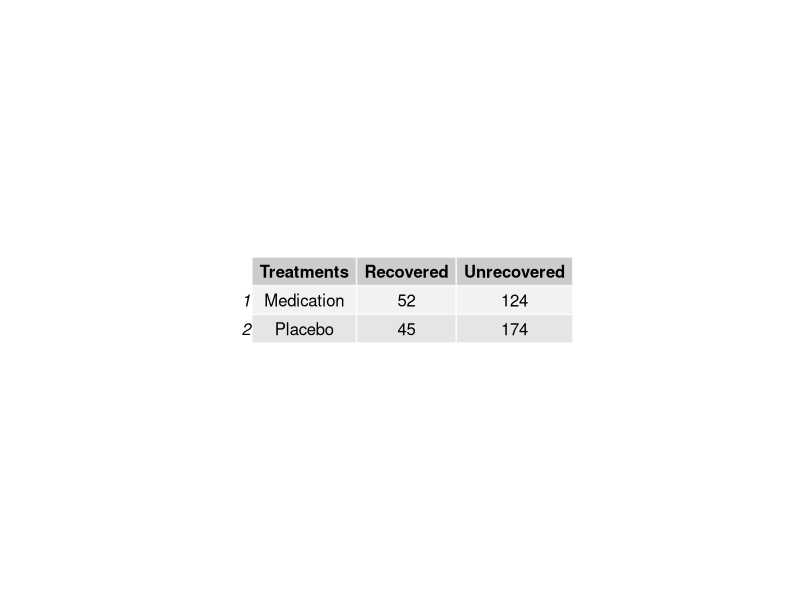
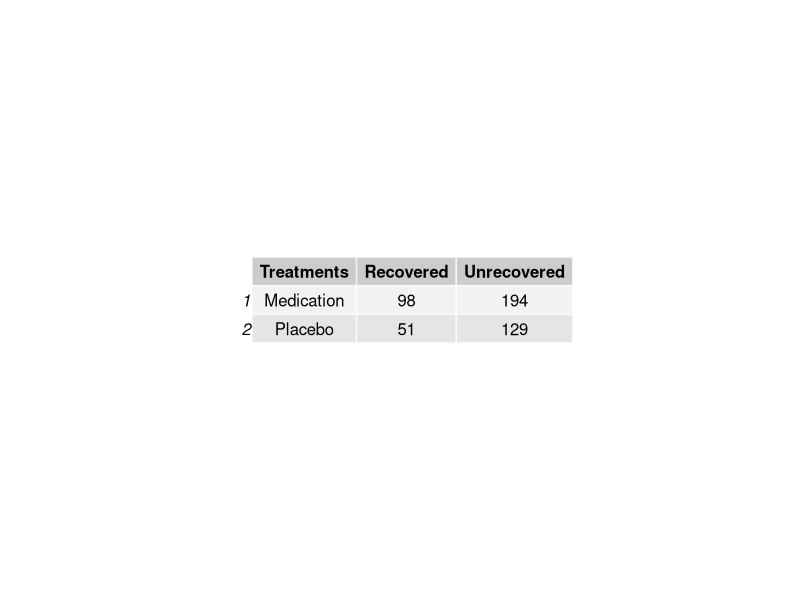
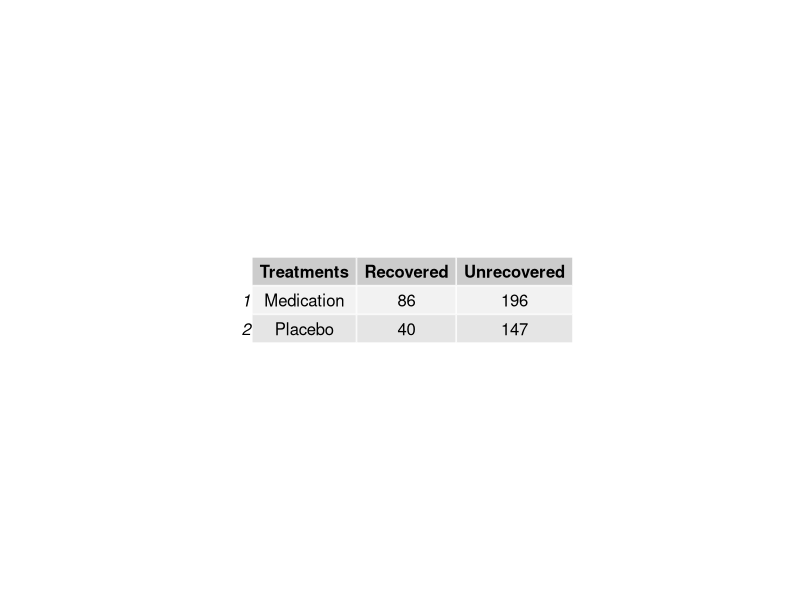
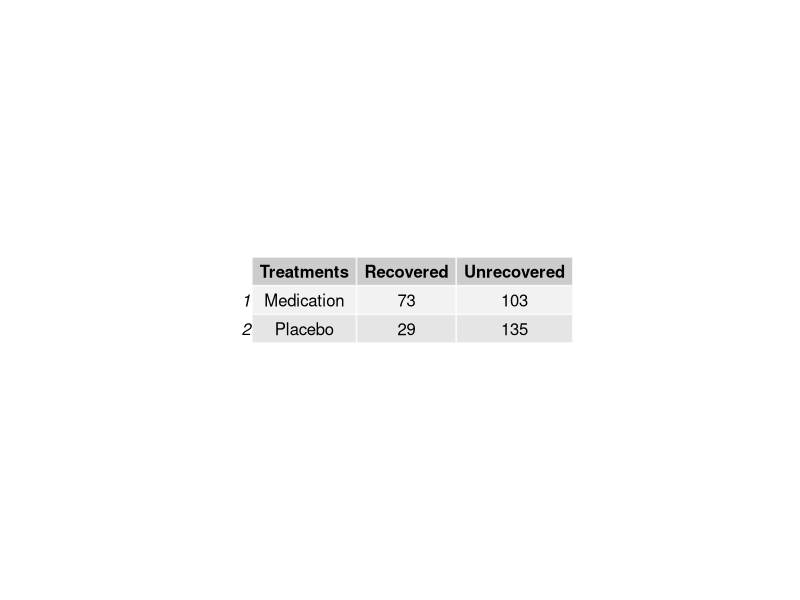
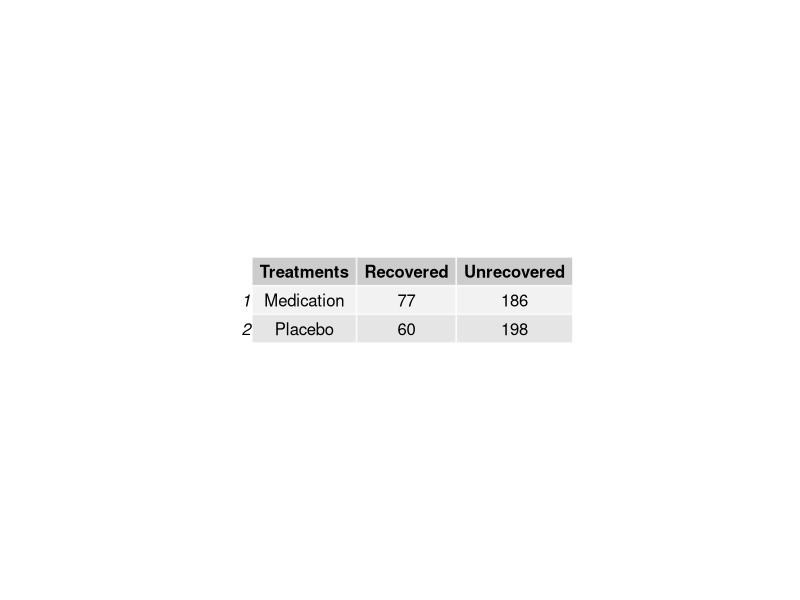
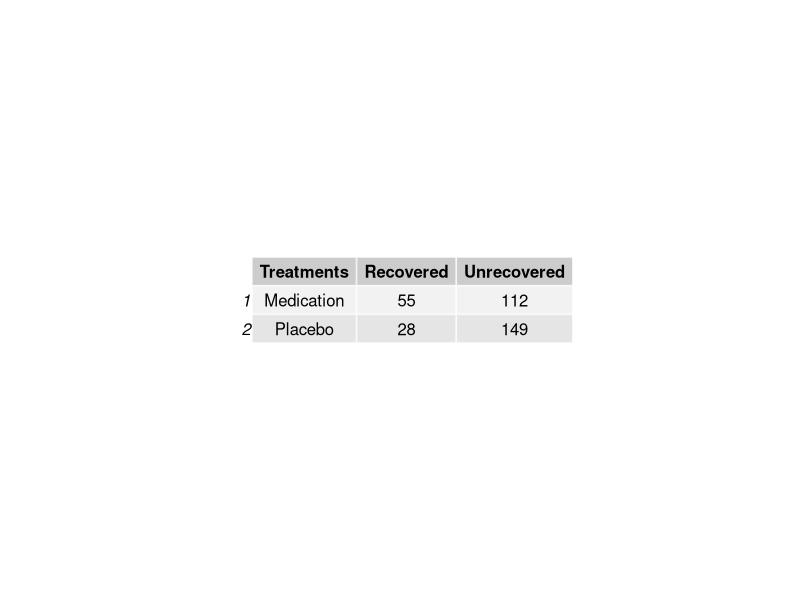
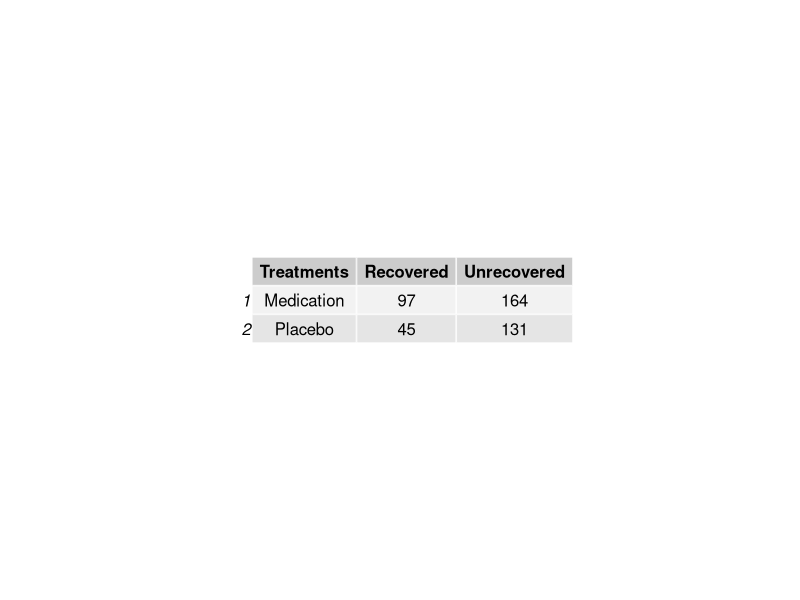
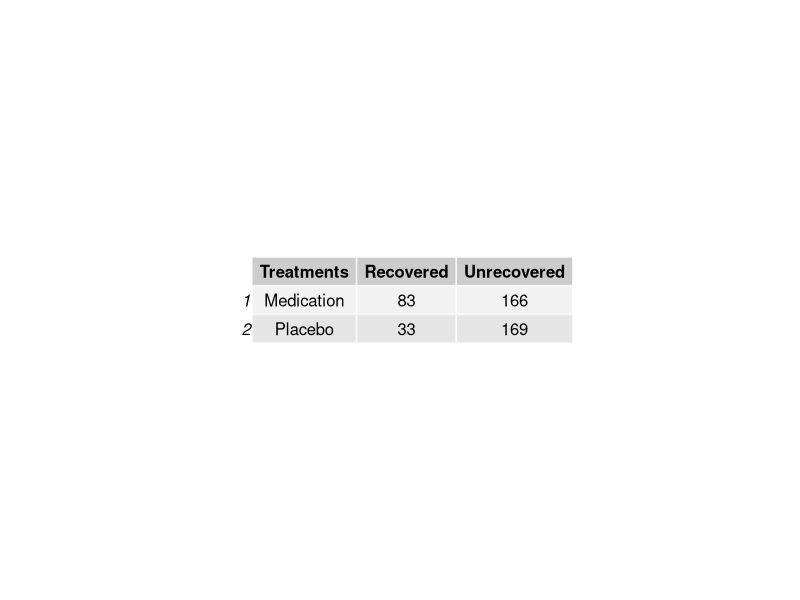

Source code (R) for these figures, in order: (Note: this script raises an error after producing the figures.)
##### RRCIMC1 #####
library(gridExtra) # the pacakge needed for this particular question to create multiple grid-level plots in a page
RRCIMC1= function(
title = "RRCIMC1", # Question-bank title that will be easily viewable in e-learning
n = 200, # Number of questions to generate
type = "MC", # The question type, one of many possible types on e-learning
answers = 5, # Number of answers per MC question
points.per.q = 4, # Number of points the question is worth (on the test)
difficulty = 1, # An easily viewable difficulty level on e-learning
quest.txt1 = "Both a new medication and placebo were administered to two separate groups of subjects. The subjects were monitored for recovery from an illness and the results were recorded in the 2x2 contingency table above. What is the 95% CI for the risk ratio given recovery in subjects who received the medication vs. those who received the placebo?", # The above text is the static text for the question
Treatments = c("Medication", "Placebo"), #creating a vector of the treatment characters in the question
digits = 2, # This is the number of decimal places to round off the data
loc.path = "/Users/josephyang/Desktop/School Stuff/STAT 1600/Course Development/Question Generators/Stat1600-QGen/RRCIMC1 images/", # This is the local path used to store any randomly generated image files
e.path = "Images/", # This is the path on e-learning used to store any above-implemented image files
hint = "You can follow your a, b, c, d formula given in lectures and the coursepack.", # This is a student hint, visible to them during the exam on e-learning
feedback = "RR = a/(a+b)/(c/(c+d)). SE = sqrt(1/a + 1/c - 1/(a+b) - 1/(c+d)). ME for ln(RR) = 1.96*SE." # This is student feedback, visible after the exam
)
{
param <- c("NewQuestion","ID","Title","QuestionText","Points","Difficulty", "Image",
           rep("Option", answers),"Hint","Feedback") # These are setting row names for the CSV file
questions <- data.frame() # This opens a data frame to store the randomly generated questions below
for(i in 1:n)
{
  ID <- paste(title, i, sep = "-") # The ID of the specific question within the bank, title + question number in the loop
  points <- sample(c(rep(0,answers-1),100),replace=F) # The proportion of points assigned to each possible answer, 1 if correct or 0 if incorrect
  corr.ind <- 7 + which.max(points) # This is the row index of the correct answer
  Recovered <- c(sample(50:100, size = 1), sample(25:75, size = 1))
  Unrecovered <- sample(100:200, size = 2)
  data <- data.frame(Treatments, Recovered, Unrecovered, stringsAsFactors = FALSE) # This is how we're randomly generating data frame for this question
  lb <- round(exp(log(data[1,2]/(data[1,2]+data[1,3])/(data[2,2]/(data[2,2]+data[2,3]))) - 1.96*sqrt(1/data[1,2] + 1/data[2,2]- 1/(data[1,2]+data[1,3]) - 1/(data[2,2]+data[2,3]))),
              digits = digits) # creating lower bound of the 95% confidence interval
  ub <- round(exp(log(data[1,2]/(data[1,2]+data[1,3])/(data[2,2]/(data[2,2]+data[2,3]))) + 1.96*sqrt(1/data[1,2] + 1/data[2,2]- 1/(data[1,2]+data[1,3]) - 1/(data[2,2]+data[2,3]))),
              digits = digits) # creating upper bound of the 95% confidence interval
  corr.ans <- paste("(", paste(lb, ub, sep = ", "), ")", sep = "") # this is the correct answer to the question
  up.min <- round(ub + .08, digits) # This is the minimum value for incorrect answers above the correct answer
  down.max <- round(lb - .08, digits) # This is the maximum value for incorrect answers below the correct answer
  if(lb <= .4){
    seq1 <- seq(up.min, 5 + 10^-digits, 10^-digits) # generating minimum values for incorrect answers above the correct answer within a certain limit
    mat1 <- expand.grid(seq1,seq1) # creating a data frame from the combinations of minimum values for incorrect answers above the correct answer within a certain limit
    mat1 <- mat1[mat1[,1] < mat1[,2], ]
    ans.txt1 <- mat1[sample(nrow(mat1), size = answers), ]}
  else{if(ub >= 3.2){
    seq2 <- seq(-0.1 - 10^-digits, down.max, 10^-digits) # generating maximum values for incorrect answers below the correct answer within a certain limit
    mat2 <- expand.grid(seq2,seq2) # creating a data frame from the combinations of maximum values for incorrect answers below the correct answer within a certain limit
    mat2 <- mat2[mat2[,1] < mat2[,2], ]
    ans.txt1 <- mat2[sample(nrow(mat2), size = answers), ]}
    else{
      seq3 <- c(seq(-0.1 - 10^-digits, down.max, 10^-digits), seq(up.min, 5 + 10^-digits, 10^-digits))  # generating minimum and maximum values for incorrect answers within a certain limit
      mat3 <- expand.grid(seq3,seq3) # creating a data frame from the combinations of minimum and maximum values for incorrect answers within a certain limit
      mat3 <- mat3[mat3[,1] < mat3[,2], ]
      ans.txt1 <- mat3[sample(nrow(mat3), size = answers), ]}}
  ans.txt <- c()
  for(l in 1:answers){ans.txt[l] <- paste("(", paste(ans.txt1[l,1], ans.txt1[l,2], sep = ", "), ")", sep = "")} # These are randomly generated incorrect answers for different limit condition
  content <- c(type, ID, ID, quest.txt1,
               points.per.q, difficulty, paste(e.path, paste(title, i, sep = "-"), ".jpeg", sep = ""),
               points, hint, feedback) # This is collecting a lot of the above information into a single vector
  options <- c(rep("",7), ans.txt, rep("",2))
  options[corr.ind] <- corr.ans # This is imputing the correct answer at the appropriate row index
  questions[(1+(9+answers)*i):((9+answers)*(i+1)),1] <- param # This is indexing and storing all the row names
  questions[(1+(9+answers)*i):((9+answers)*(i+1)),2] <- content # Indexing and storing all the content
  questions[(1+(9+answers)*i):((9+answers)*(i+1)),3] <- options # Indexing and storing the answers, both incorrect and correct
  jpeg(filename=paste(loc.path, paste(title, i, sep = "-"), ".jpeg", sep = ""),
       height = 30*nrow(data), width = 81*ncol(data)) # creating the image files in the designated place
  p <- tableGrob(data) # Creating the summary statistics for the graphical item
  grid.arrange(p) # arranging all the summary statistics for the graphical items in one location
  dev.off()
}
questions <- questions[((10+answers)):((9+answers)*(n+1)),] # Storing only what's needed for e-learning upload as a CSV file
write.table(questions, sep=",", file=paste(title, ".csv", sep = ""),
            row.names=F, col.names=F) # Writing the CSV file
}

RRCIMC1() # creating the csv file